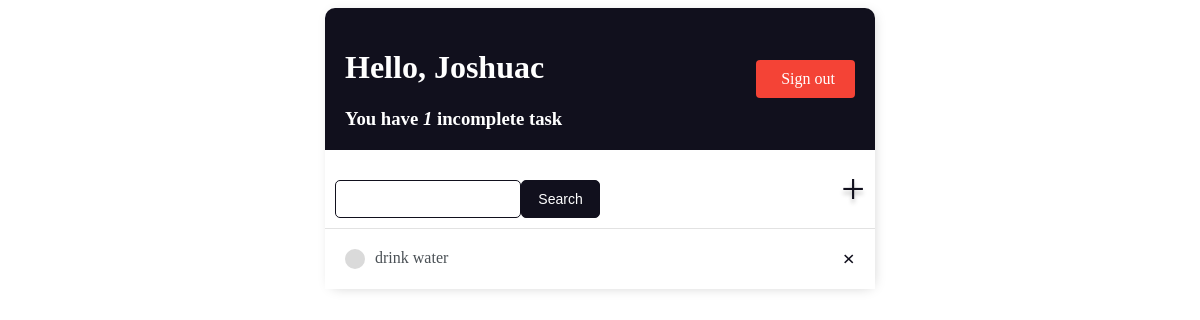
Page / (signed in) on the earlier database version.
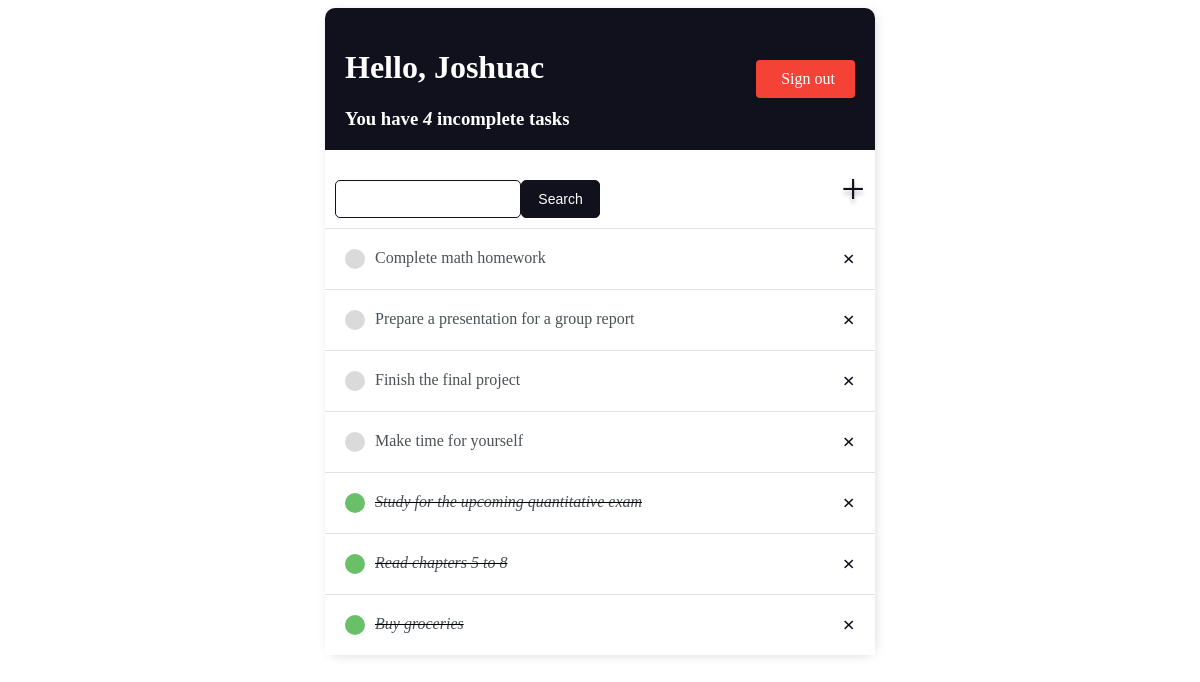
Same page on the later database version.
### base/models.py (models this page shows)
class Task(models.Model):
    user = models.ForeignKey(
        User, on_delete=models.CASCADE, null=True, blank=True)
    title = models.CharField(max_length=200)
    description = models.TextField(null=True, blank=True)
    complete = models.BooleanField(default=False)
    created = models.DateTimeField(auto_now_add=True)
    def __str__(self):
        return self.title
    class Meta:
        ordering = ['complete']

### base/views.py (the view)
# urls.py: path('', TaskList.as_view(), name='tasks'),
class TaskList(LoginRequiredMixin, ListView):
    model = Task
    context_object_name = 'tasks'
    def get_context_data(self, **kwargs):
        context  =super().get_context_data(**kwargs)
        context['tasks'] = context['tasks'].filter(user=self.request.user)
        context['count'] = context['tasks'].filter(complete=False).count()
        search_input = self.request.GET.get('search-area') or ''
        if search_input:
            context['tasks'] = context['tasks'].filter(
                title__startswith=search_input)
        context['search_input'] = search_input
        return context

### base/templates/base/task_list.html (shortened to what this page needs)
{% extends 'base/main.html' %}
{% block content %}
<div class="header-bar">
    <div>
        <h1>Hello, {{request.user|title}}</h1>
        <h3 style="margin:0">You have <i>{{count}}</i> incomplete task{{ count|pluralize:"s" }}</h3>
    </div>
    <div class="logout-container">
        {% if request.user.is_authenticated %}
        <a href="{% url 'logout' %}" class="logout-button">
          Sign out
        </a>
        {% else %}
        <a href="{% url 'login' %}" class="login-button">Logout</a>
        {% endif %}
    </div>
</div>
<div id="search-add-wrapper">
    <form method="GET" style="margin-top: 20px;display: flex;">
        <input type='text' name='search-area' value="{{search_input}}">
        <input class="button" type="submit" value='Search'>
    </form>
    <a id="add-link" href="{% url 'task-create' %}">&#x2b;</a>
</div>
<div class="task.items-wrapper">
    {% for task in tasks %}
        <div class="task-wrapper">
            {% if task.complete %}
                <div class="task-title">
                    <div class="task-complete-icon"></div>
                    <i><s><a href="{% url 'task-update' task.id %}">{{task}}</a></s></i>
                </div>
                <a class="delete-link" href="{% url 'task-delete' task.id %}">&#215;</a>
                {% else %}
                <div class="task-title">
                    <div class="task-incomplete-icon"></div>
                    <a href="{% url 'task-update' task.id %}">{{task}}</a>
                </div>
                <a class="delete-link" href="{% url 'task-delete' task.id %}">&#215;</a>
                {%endif%}
        </div>
        {% empty %}
        <h3>No items in list</h3>
        {% endfor %}
</div>
{% endblock content %}

### base/templates/base/main.html (shortened to what this page needs)
<!DOCTYPE html>
<html>
    <head>
    </head>
    <body>
        <div class="container">
            {% block content %}
            {% endblock content %}
        </div>
    </body>
</html>

Differences in the rows shown:
removed Task: title "drink water"
added Task: title "Complete math homework"
added Task: title "Prepare a presentation for a group report"
added Task: title "Finish the final project"
added Task: title "Make time for yourself"
added Task: title "Study for the upcoming quantitative exam"
added Task: title "Read chapters 5 to 8"
added Task: title "Buy groceries"
Other differences:
{{ count }}: "1" → "4"
